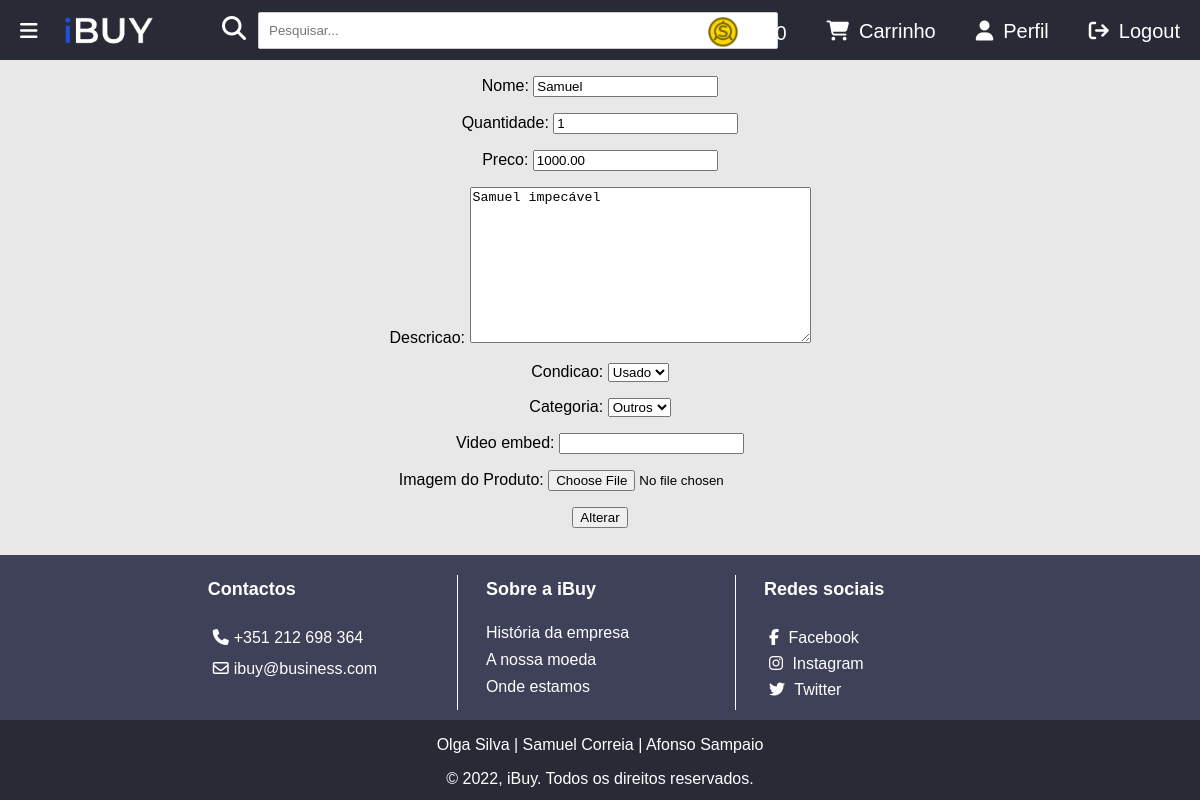
/ibuy/produto/5/alterarproduto (signed in), run on an earlier commit of the app's database.
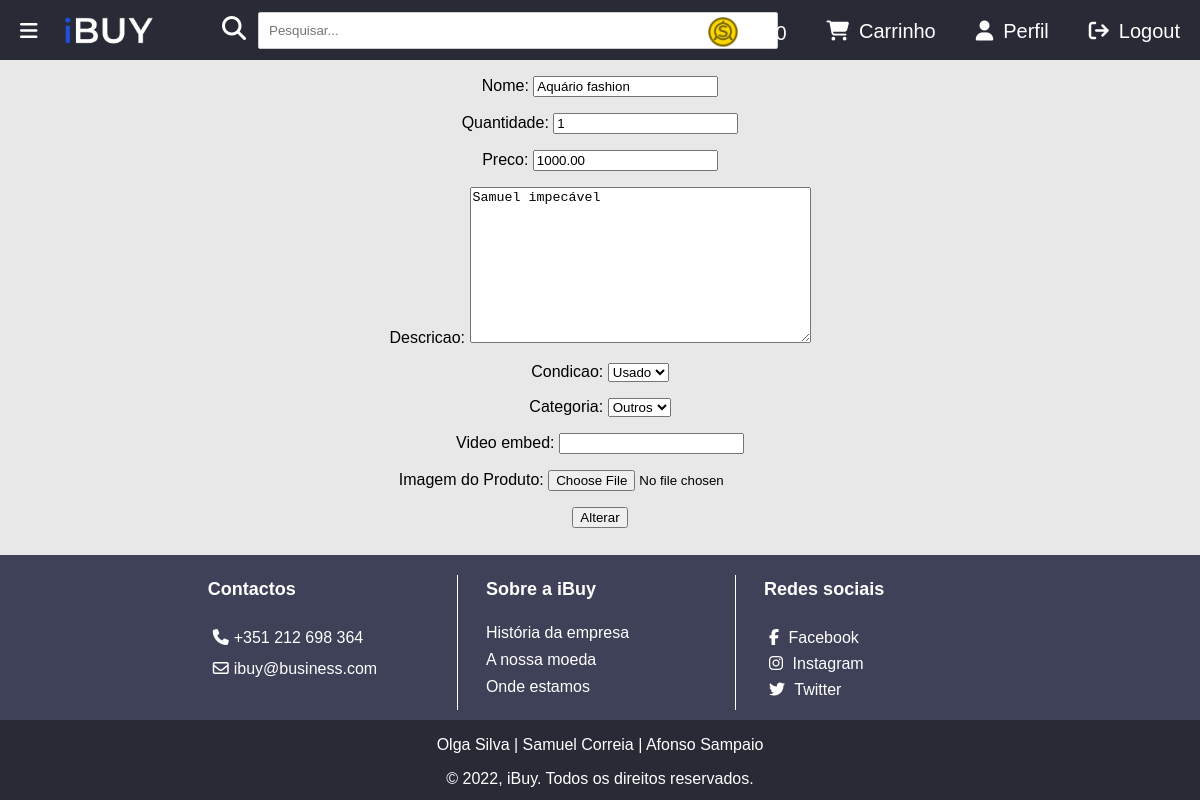
And on a later commit of the database.
### ibuy/models.py (models this page shows, shortened)
class Produto(models.Model):
    user = models.ForeignKey(User, on_delete=models.CASCADE, default="")
    likes = models.ManyToManyField(User, related_name='likes')
    nome = models.CharField(max_length=100)
    categoria = models.ForeignKey(Categoria, on_delete=models.CASCADE, default="", related_name="Categoria")
    quantidade = models.IntegerField(default=0)
    descricao = models.TextField()  # mudar
    preco = models.DecimalField(max_digits=6, decimal_places=2, default=0.00)
    imagem = models.CharField(max_length=100, default='produto.png')
    video_embed = models.CharField(max_length=1000, blank=True)
    NOVO = 'novo'
    USADO = 'usado'
    OPCOES_CONDICAO = (
        (NOVO, 'Novo'),
        (USADO, 'Usado'),
    )
    condicao = models.CharField(choices=OPCOES_CONDICAO, default=NOVO, max_length=100)

### ibuy/views.py (the view)
# urls.py: path('produto/<int:produto_id>/alterarproduto', views.alterarproduto, name='alterarproduto'),
@login_required(login_url=reverse_lazy('ibuy:loginuser'))
def alterarproduto(request, produto_id):
    produto = get_object_or_404(Produto, pk=produto_id)
    if not (request.user.is_superuser or request.user.id == produto.user_id):
        return loginuser(request)
    if request.method == 'POST':
        nome = request.POST['nome']
        quantidade = request.POST['quantidade']
        preco = request.POST['preco']
        descricao = request.POST['descricao']
        condicao = request.POST['condicao']
        categoria_id = request.POST['categoria']
        categoria = get_object_or_404(Categoria, pk=categoria_id)
        image = request.FILES.get('img_produto', False)
        video_embed = request.POST['video_embed']
        if not (nome and quantidade and preco and descricao and condicao and categoria):
            return render(request, 'ibuy/alterarproduto.html',
                          {'form': ProdutoForm, 'error_message': "Não preencheu todos os campos!"})
        produto = get_object_or_404(Produto, pk=produto_id)
        produto.nome = nome
        produto.quantidade = quantidade
        produto.preco = preco
        produto.descricao = descricao
        produto.condicao = condicao
        produto.categoria = categoria
        produto.video_embed = video_embed
        if image:
            FileSystemStorage().delete('images/produto/' + produto.imagem)
            nome_imagem = str(produto.id) + '.' + image.name.split('.')[1]
            FileSystemStorage().save('images/produto/' + nome_imagem, image)
            produto.imagem = nome_imagem
        produto.save()
        return produtoview(request, produto_id)
    else:
        produto = get_object_or_404(Produto, pk=produto_id)
        form = ProdutoForm(instance=produto)
        context = {
            'produto': produto,
            'form': form,
        }
        return render(request, 'ibuy/alterarproduto.html', context)

### ibuy/forms.py
class ProdutoForm(forms.ModelForm):
    img_produto = forms.ImageField(label='Imagem do Produto', required=False)
    class Meta:
        model = Produto
        fields = ['nome', 'quantidade', 'preco', 'descricao', 'condicao', 'categoria', 'video_embed', 'img_produto']

### ibuy/models.py (called while the page is built)
    def __str__(self):
        return self.tipo

### ibuy/templates/ibuy/alterarproduto.html (shortened to what this page needs)
{% extends "ibuy/index.html" %}
{% load static %}
{% block content %}
    <form action="{% url 'ibuy:alterarproduto' produto.id %}" enctype="multipart/form-data" method="post">
    {{ form.as_p }}
    <input type="submit" value="Alterar"/>
    </form>
<br>
{% endblock %}

What changed in the data, as far as the page shows it:
changed Produto "Samuel impecável": nome "Samuel" → "Aquário fashion"
